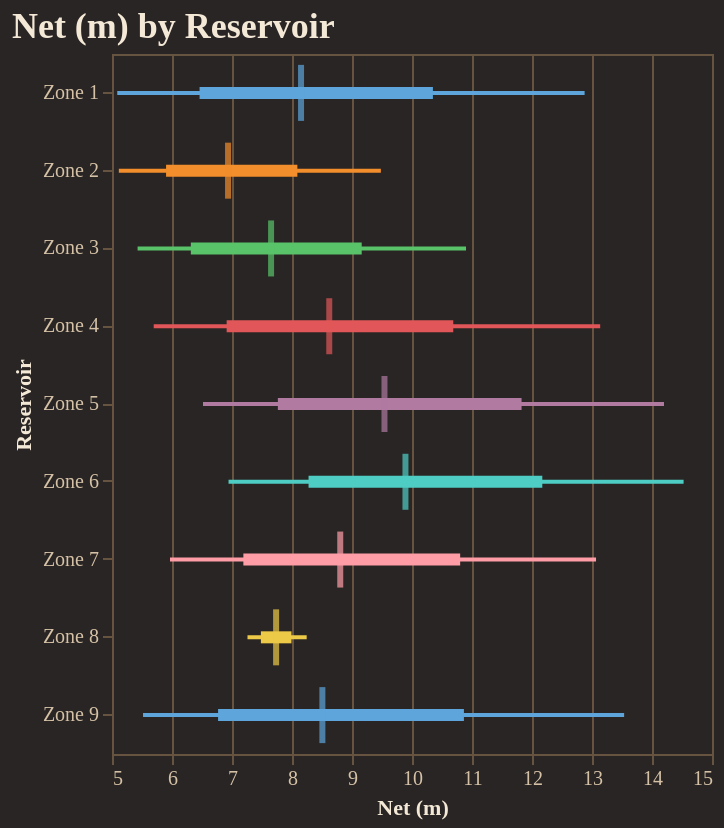

The cell this chart's notebook holds for it:
### Code cell
fig = reporter.plotter.forest_plot(
    "Net (m)", 
    backend=PLOTTING_BACKEND
)
fig.show()

### Figure 1 — Vega-Lite specification as saved in the notebook (floating-point values rounded to 4 significant figures)
{"config": {"background": "#292524", "view": {"fill": "#292524", "stroke": "#665340"}, "title": {"color": "#f4e9d7", "font": "Merriweather", "fontSize": 18, "fontWeight": 600, "subtitleColor": "#d5c2a6", "anchor": "start"}, "axis": {"domainColor": "#665340", "gridColor": "#665340", "tickColor": "#665340", "labelColor": "#d5c2a6", "titleColor": "#f4e9d7", "labelFont": "Merriweather", "titleFont": "Merriweather"}, "legend": {"titleColor": "#f4e9d7", "labelColor": "#d5c2a6", "labelFont": "Merriweather", "titleFont": "Merriweather", "orient": "top-right", "symbolType": "circle"}, "header": {"labelColor": "#d5c2a6", "titleColor": "#f4e9d7", "labelFont": "Merriweather", "titleFont": "Merriweather"}, "mark": {"color": "#c78d3b"}, "line": {"color": "#c78d3b"}, "bar": {"color": "#c78d3b"}, "point": {"color": "#ddb06d"}, "area": {"color": "#c78d3b", "opacity": 0.35}, "text": {"color": "#f4e9d7", "font": "Merriweather"}, "range": {"category": ["#5DA5DA", "#F28E2B", "#59C36A", "#E15759", "#B07AA1", "#4ECDC4", "#FF9DA7", "#EDC948"]}}, "layer": [{"mark": {"type": "rule", "strokeWidth": 2}, "encoding": {"color": {"field": "group", "legend": null, "type": "nominal"}, "x": {"field": "p10", "scale": {"zero": false}, "title": "Net (m)", "type": "quantitative"}, "x2": {"field": "p90"}, "y": {"field": "group", "sort": ["Zone 1", "Zone 2", "Zone 3", "Zone 4", "Zone 5", "Zone 6", "Zone 7", "Zone 8", "Zone 9"], "title": "Reservoir", "type": "nominal"}}}, {"mark": {"type": "rule", "strokeWidth": 6}, "encoding": {"color": {"field": "group", "legend": null, "type": "nominal"}, "x": {"field": "p25", "scale": {"zero": false}, "title": "Net (m)", "type": "quantitative"}, "x2": {"field": "p75"}, "y": {"field": "group", "sort": ["Zone 1", "Zone 2", "Zone 3", "Zone 4", "Zone 5", "Zone 6", "Zone 7", "Zone 8", "Zone 9"], "title": "Reservoir", "type": "nominal"}}}, {"mark": {"type": "tick", "color": "black", "size": 28, "thickness": 3}, "encoding": {"color": {"field": "group", "legend": null, "type": "nominal"}, "tooltip": [{"field": "group", "title": "Group", "type": "nominal"}, {"field": "p10", "title": "P10", "type": "quantitative"}, {"field": "p25", "title": "P25", "type": "quantitative"}, {"field": "median", "title": "Median", "type": "quantitative"}, {"field": "p75", "title": "P75", "type": "quantitative"}, {"field": "p90", "title": "P90", "type": "quantitative"}], "x": {"field": "median", "scale": {"zero": false}, "title": "Net (m)", "type": "quantitative"}, "y": {"field": "group", "sort": ["Zone 1", "Zone 2", "Zone 3", "Zone 4", "Zone 5", "Zone 6", "Zone 7", "Zone 8", "Zone 9"], "title": "Reservoir", "type": "nominal"}}}], "data": {"name": "data-66861c9cc533a3b98528b5b3cc570b7e"}, "height": 350, "title": "Net (m) by Reservoir", "width": "container", "$schema": "https://vega.github.io/schema/vega-lite/v5.20.1.json", "datasets": {"data-66861c9cc533a3b98528b5b3cc570b7e": [{"group": "Zone 1", "p10": 5.087, "p25": 6.46, "median": 8.151, "p75": 10.35, "p90": 12.88}, {"group": "Zone 2", "p10": 5.114, "p25": 5.901, "median": 6.934, "p75": 8.089, "p90": 9.481}, {"group": "Zone 3", "p10": 5.427, "p25": 6.314, "median": 7.651, "p75": 9.162, "p90": 10.9}, {"group": "Zone 4", "p10": 5.695, "p25": 6.911, "median": 8.621, "p75": 10.69, "p90": 13.14}, {"group": "Zone 5", "p10": 6.517, "p25": 7.764, "median": 9.541, "p75": 11.83, "p90": 14.2}, {"group": "Zone 6", "p10": 6.942, "p25": 8.276, "median": 9.891, "p75": 12.17, "p90": 14.53}, {"group": "Zone 7", "p10": 5.967, "p25": 7.189, "median": 8.804, "p75": 10.8, "p90": 13.07}, {"group": "Zone 8", "p10": 7.258, "p25": 7.482, "median": 7.735, "p75": 7.991, "p90": 8.245}, {"group": "Zone 9", "p10": 5.517, "p25": 6.768, "median": 8.506, "p75": 10.87, "p90": 13.54}]}}
